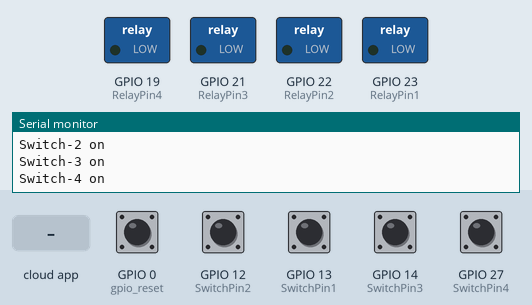
Recording of a sketch running on a simulated ESP32. Parts: switched loads named in the sketch (green lamp = pin HIGH), the last lines printed to the serial monitor. The inputs (shaded band) are chosen by the test bench; at power-on: GPIO 0 (gpio_reset) HIGH, GPIO 12 (SwitchPin2), GPIO 13 (SwitchPin1), GPIO 14 (SwitchPin3), GPIO 27 (SwitchPin4) LOW. WiFi joins after 1.5 s; servers stay silent unless stated.

Above: at 1.2 s.
1.3 s: GPIO 12 (SwitchPin2) pulled HIGH for 0.15 s
At 1.4 s:
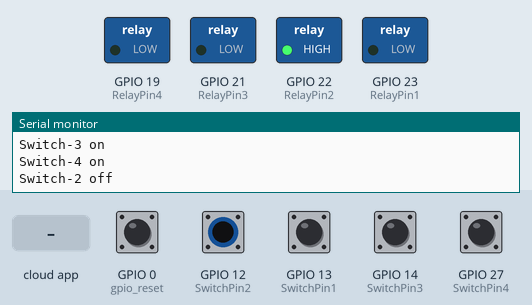
3.0 s: the phone or cloud app sets light.one to 1
At 4.2 s:
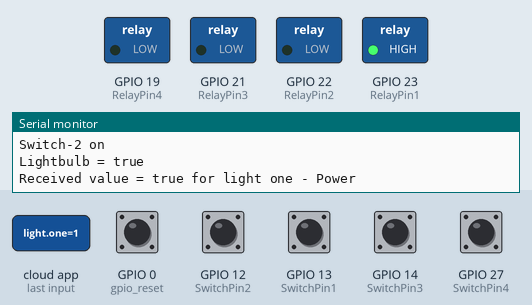
4.5 s: the phone or cloud app sets light.two to 1
At 5.4 s:
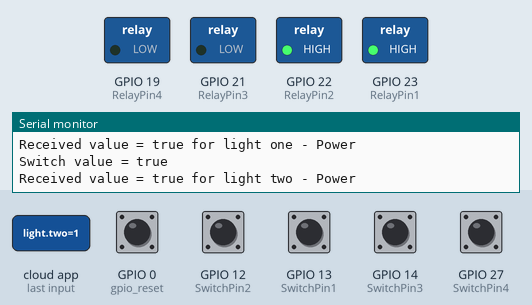
6.0 s: the phone or cloud app sets light.three to 1
At 6.7 s:
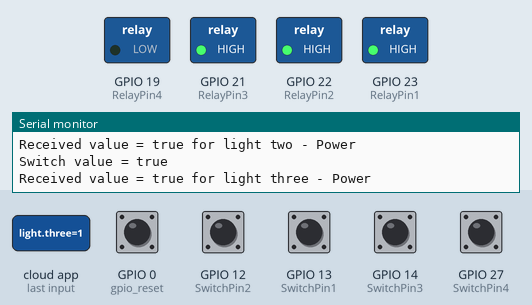
7.5 s: the phone or cloud app sets light.four to 1
At 7.9 s:
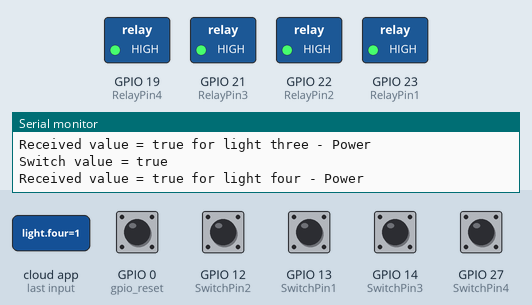
9.0 s: GPIO 13 (SwitchPin1) pulled HIGH for 0.15 s
At 10.5 s:
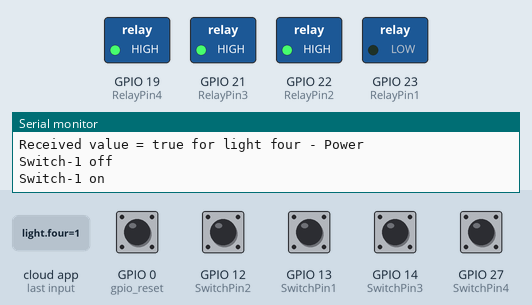
Timing chart, 0 to 11.7 s (numbered marks = the images above; inputs shaded):
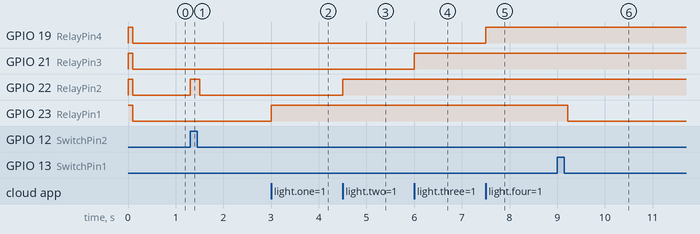

Measured:
- after the input at 1.3 s, GPIO 22 (RelayPin2): LOW → HIGH at once, → LOW 0.20 s later
- after the input at 3.0 s, GPIO 23 (RelayPin1): LOW → HIGH at once
- after the input at 4.5 s, GPIO 22 (RelayPin2): LOW → HIGH at once
- after the input at 6.0 s, GPIO 21 (RelayPin3): LOW → HIGH at once
- after the input at 7.5 s, GPIO 19 (RelayPin4): LOW → HIGH at once
- after the input at 9.0 s, GPIO 23 (RelayPin1): HIGH → LOW after 0.22 s

The sketch:

Code_ESP32_RainMaker_4Relay_Switch.ino
```cpp
/**********************************************************************************

  Preferences--> Aditional boards Manager URLs :
   http://arduino.esp8266.com/stable/package_esp8266com_index.json,https://raw.githubusercontent.com/espressif/arduino-esp32/gh-pages/package_esp32_index.json

   Download Board ESP32 (2.0.3) :

 **********************************************************************************/

#include "RMaker.h"
#include "WiFi.h"
#include "WiFiProv.h"

const char *service_name = "PROV_technolab";
const char *pop = "0000000";

// define the Device Names
char deviceName_1[] = "light one";
char deviceName_2[] = "light two";
char deviceName_3[] = "light three";
char deviceName_4[] = "light four";

// define the GPIO connected with Relays and switches
static uint8_t RelayPin1 = 23;  //D23
static uint8_t RelayPin2 = 22;  //D22
static uint8_t RelayPin3 = 21;  //D21
static uint8_t RelayPin4 = 19;  //D19

static uint8_t SwitchPin1 = 13;  //D13
static uint8_t SwitchPin2 = 12;  //D12
static uint8_t SwitchPin3 = 14;  //D14
static uint8_t SwitchPin4 = 27;  //D27

static uint8_t wifiLed    = 12;   //D2
static uint8_t gpio_reset = 0;

/* Variable for reading pin status*/
// Relay State
bool toggleState_1 = LOW; //Define integer to remember the toggle state for relay 1
bool toggleState_2 = LOW; //Define integer to remember the toggle state for relay 2
bool toggleState_3 = LOW; //Define integer to remember the toggle state for relay 3
bool toggleState_4 = LOW; //Define integer to remember the toggle state for relay 4

// Switch State
bool SwitchState_1 = LOW;
bool SwitchState_2 = LOW;
bool SwitchState_3 = LOW;
bool SwitchState_4 = LOW;

//The framework provides some standard device types like switch, lightbulb, fan, temperature sensor.
static Switch my_switch1(deviceName_1, &RelayPin1);
static Switch my_switch2(deviceName_2, &RelayPin2);
static Switch my_switch3(deviceName_3, &RelayPin3);
static Switch my_switch4(deviceName_4, &RelayPin4);

void sysProvEvent(arduino_event_t *sys_event)
{
    switch (sys_event->event_id) {
        case ARDUINO_EVENT_PROV_START:
#if CONFIG_IDF_TARGET_ESP32
        Serial.printf("\nProvisioning Started with name \"%s\" and PoP \"%s\" on BLE\n", service_name, pop);
        printQR(service_name, pop, "ble");
#else
        Serial.printf("\nProvisioning Started with name \"%s\" and PoP \"%s\" on SoftAP\n", service_name, pop);
        printQR(service_name, pop, "softap");
#endif
        break;
        case ARDUINO_EVENT_WIFI_STA_CONNECTED:
        Serial.printf("\nConnected to Wi-Fi!\n");
        digitalWrite(wifiLed, true);
        break;
    }
}

void write_callback(Device *device, Param *param, const param_val_t val, void *priv_data, write_ctx_t *ctx)
{
    const char *device_name = device->getDeviceName();
    const char *param_name = param->getParamName();

    if(strcmp(device_name, deviceName_1) == 0) {

      Serial.printf("Lightbulb = %s\n", val.val.b? "true" : "false");

      if(strcmp(param_name, "Power") == 0) {
          Serial.printf("Received value = %s for %s - %s\n", val.val.b? "true" : "false", device_name, param_name);
        toggleState_1 = val.val.b;
        (toggleState_1 == false) ? digitalWrite(RelayPin1, LOW) : digitalWrite(RelayPin1, HIGH);
        param->updateAndReport(val);
      }

    } else if(strcmp(device_name, deviceName_2) == 0) {

      Serial.printf("Switch value = %s\n", val.val.b? "true" : "false");

      if(strcmp(param_name, "Power") == 0) {
        Serial.printf("Received value = %s for %s - %s\n", val.val.b? "true" : "false", device_name, param_name);
        toggleState_2 = val.val.b;
        (toggleState_2 == false) ? digitalWrite(RelayPin2, LOW) : digitalWrite(RelayPin2, HIGH);
        param->updateAndReport(val);
      }

    } else if(strcmp(device_name, deviceName_3) == 0) {

      Serial.printf("Switch value = %s\n", val.val.b? "true" : "false");

      if(strcmp(param_name, "Power") == 0) {
        Serial.printf("Received value = %s for %s - %s\n", val.val.b? "true" : "false", device_name, param_name);
        toggleState_3 = val.val.b;
        (toggleState_3 == false) ? digitalWrite(RelayPin3, LOW) : digitalWrite(RelayPin3, HIGH);
        param->updateAndReport(val);
      }

    } else if(strcmp(device_name, deviceName_4) == 0) {

      Serial.printf("Switch value = %s\n", val.val.b? "true" : "false");

      if(strcmp(param_name, "Power") == 0) {
        Serial.printf("Received value = %s for %s - %s\n", val.val.b? "true" : "false", device_name, param_name);
        toggleState_4 = val.val.b;
        (toggleState_4 == false) ? digitalWrite(RelayPin4, LOW) : digitalWrite(RelayPin4, HIGH);
        param->updateAndReport(val);
      }
    }
}

void manual_control()
{
  if (digitalRead(SwitchPin1) == LOW && SwitchState_1 == LOW) {
    digitalWrite(RelayPin1, LOW);
    toggleState_1 = 1;
    SwitchState_1 = HIGH;
    my_switch1.updateAndReportParam(ESP_RMAKER_DEF_POWER_NAME, toggleState_1);
    Serial.println("Switch-1 on");
  }
  if (digitalRead(SwitchPin1) == HIGH && SwitchState_1 == HIGH) {
    digitalWrite(RelayPin1, HIGH);
    toggleState_1 = 0;
    SwitchState_1 = LOW;
    my_switch1.updateAndReportParam(ESP_RMAKER_DEF_POWER_NAME, toggleState_1);
    Serial.println("Switch-1 off");
  }
  if (digitalRead(SwitchPin2) == LOW && SwitchState_2 == LOW) {
    digitalWrite(RelayPin2, LOW);
    toggleState_2 = 1;
    SwitchState_2 = HIGH;
    my_switch2.updateAndReportParam(ESP_RMAKER_DEF_POWER_NAME, toggleState_2);
    Serial.println("Switch-2 on");
  }
  if (digitalRead(SwitchPin2) == HIGH && SwitchState_2 == HIGH) {
    digitalWrite(RelayPin2, HIGH);
    toggleState_2 = 0;
    SwitchState_2 = LOW;
    my_switch2.updateAndReportParam(ESP_RMAKER_DEF_POWER_NAME, toggleState_2);
    Serial.println("Switch-2 off");
  }
  if (digitalRead(SwitchPin3) == LOW && SwitchState_3 == LOW) {
    digitalWrite(RelayPin3, LOW);
    toggleState_3 = 1;
    SwitchState_3 = HIGH;
    my_switch3.updateAndReportParam(ESP_RMAKER_DEF_POWER_NAME, toggleState_3);
    Serial.println("Switch-3 on");
  }
  if (digitalRead(SwitchPin3) == HIGH && SwitchState_3 == HIGH) {
    digitalWrite(RelayPin3, HIGH);
    toggleState_3 = 0;
    SwitchState_3 = LOW;
    my_switch3.updateAndReportParam(ESP_RMAKER_DEF_POWER_NAME, toggleState_3);
    Serial.println("Switch-3 off");
  }
  if (digitalRead(SwitchPin4) == LOW && SwitchState_4 == LOW) {
    digitalWrite(RelayPin4, LOW);
    toggleState_4 = 1;
    SwitchState_4 = HIGH;
    my_switch4.updateAndReportParam(ESP_RMAKER_DEF_POWER_NAME, toggleState_4);
    Serial.println("Switch-4 on");
  }
  if (digitalRead(SwitchPin4) == HIGH && SwitchState_4 == HIGH) {
    digitalWrite(RelayPin4, HIGH);
    toggleState_4 = 0;
    SwitchState_4 = LOW;
    my_switch4.updateAndReportParam(ESP_RMAKER_DEF_POWER_NAME, toggleState_4);
    Serial.println("Switch-4 off");
  }
}

void setup()
{
    uint32_t chipId = 0;

    Serial.begin(115200);

    // Set the Relays GPIOs as output mode
    pinMode(RelayPin1, OUTPUT);
    pinMode(RelayPin2, OUTPUT);
    pinMode(RelayPin3, OUTPUT);
    pinMode(RelayPin4, OUTPUT);
    pinMode(wifiLed, OUTPUT);

    // Configure the input GPIOs
    pinMode(SwitchPin1, INPUT);
    pinMode(SwitchPin2, INPUT);
    pinMode(SwitchPin3, INPUT);
    pinMode(SwitchPin4, INPUT);
    pinMode(gpio_reset, INPUT);

    // Write to the GPIOs the default state on booting
    digitalWrite(RelayPin1, !toggleState_1);
    digitalWrite(RelayPin2, !toggleState_2);
    digitalWrite(RelayPin3, !toggleState_3);
    digitalWrite(RelayPin4, !toggleState_4);
    digitalWrite(wifiLed, LOW);

    Node my_node;
    my_node = RMaker.initNode("ESP32_Relay_4");

    //Standard switch device
    my_switch1.addCb(write_callback);
    my_switch2.addCb(write_callback);
    my_switch3.addCb(write_callback);
    my_switch4.addCb(write_callback);

    //Add switch device to the node
    my_node.addDevice(my_switch1);
    my_node.addDevice(my_switch2);
    my_node.addDevice(my_switch3);
    my_node.addDevice(my_switch4);

    //This is optional
    RMaker.enableOTA(OTA_USING_PARAMS);
    //If you want to enable scheduling, set time zone for your region using setTimeZone().
    //The list of available values are provided here https://rainmaker.espressif.com/docs/time-service.html
    // RMaker.setTimeZone("Asia/Shanghai");
    // Alternatively, enable the Timezone service and let the phone apps set the appropriate timezone
    RMaker.enableTZService();
    RMaker.enableSchedule();

    //Service Name
    for(int i=0; i<17; i=i+8) {
      chipId |= ((ESP.getEfuseMac() >> (40 - i)) & 0xff) << i;
    }

    Serial.printf("\nChip ID:  %d Service Name: %s\n", chipId, service_name);

    Serial.printf("\nStarting ESP-RainMaker\n");
    RMaker.start();

    WiFi.onEvent(sysProvEvent);
#if CONFIG_IDF_TARGET_ESP32
    WiFiProv.beginProvision(WIFI_PROV_SCHEME_BLE, WIFI_PROV_SCHEME_HANDLER_FREE_BTDM, WIFI_PROV_SECURITY_1, pop, service_name);
#else
    WiFiProv.beginProvision(WIFI_PROV_SCHEME_SOFTAP, WIFI_PROV_SCHEME_HANDLER_NONE, WIFI_PROV_SECURITY_1, pop, service_name);
#endif

    my_switch1.updateAndReportParam(ESP_RMAKER_DEF_POWER_NAME, false);
    my_switch2.updateAndReportParam(ESP_RMAKER_DEF_POWER_NAME, false);
    my_switch3.updateAndReportParam(ESP_RMAKER_DEF_POWER_NAME, false);
    my_switch4.updateAndReportParam(ESP_RMAKER_DEF_POWER_NAME, false);
}

void loop()
{
    // Read GPIO0 (external button to reset device
    if(digitalRead(gpio_reset) == LOW) { //Push button pressed
        Serial.printf("Reset Button Pressed!\n");
        // Key debounce handling
        delay(100);
        int startTime = millis();
        while(digitalRead(gpio_reset) == LOW) delay(50);
        int endTime = millis();

        if ((endTime - startTime) > 10000) {
          // If key pressed for more than 10secs, reset all
          Serial.printf("Reset to factory.\n");
          RMakerFactoryReset(2);
        } else if ((endTime - startTime) > 3000) {
          Serial.printf("Reset Wi-Fi.\n");
          // If key pressed for more than 3secs, but less than 10, reset Wi-Fi
          RMakerWiFiReset(2);
        }
    }
    delay(100);

    if (WiFi.status() != WL_CONNECTED)
    {
      //Serial.println("WiFi Not Connected");
      digitalWrite(wifiLed, false);
    }
    else
    {
      //Serial.println("WiFi Connected");
      digitalWrite(wifiLed, true);
    }

    manual_control();
}
```
